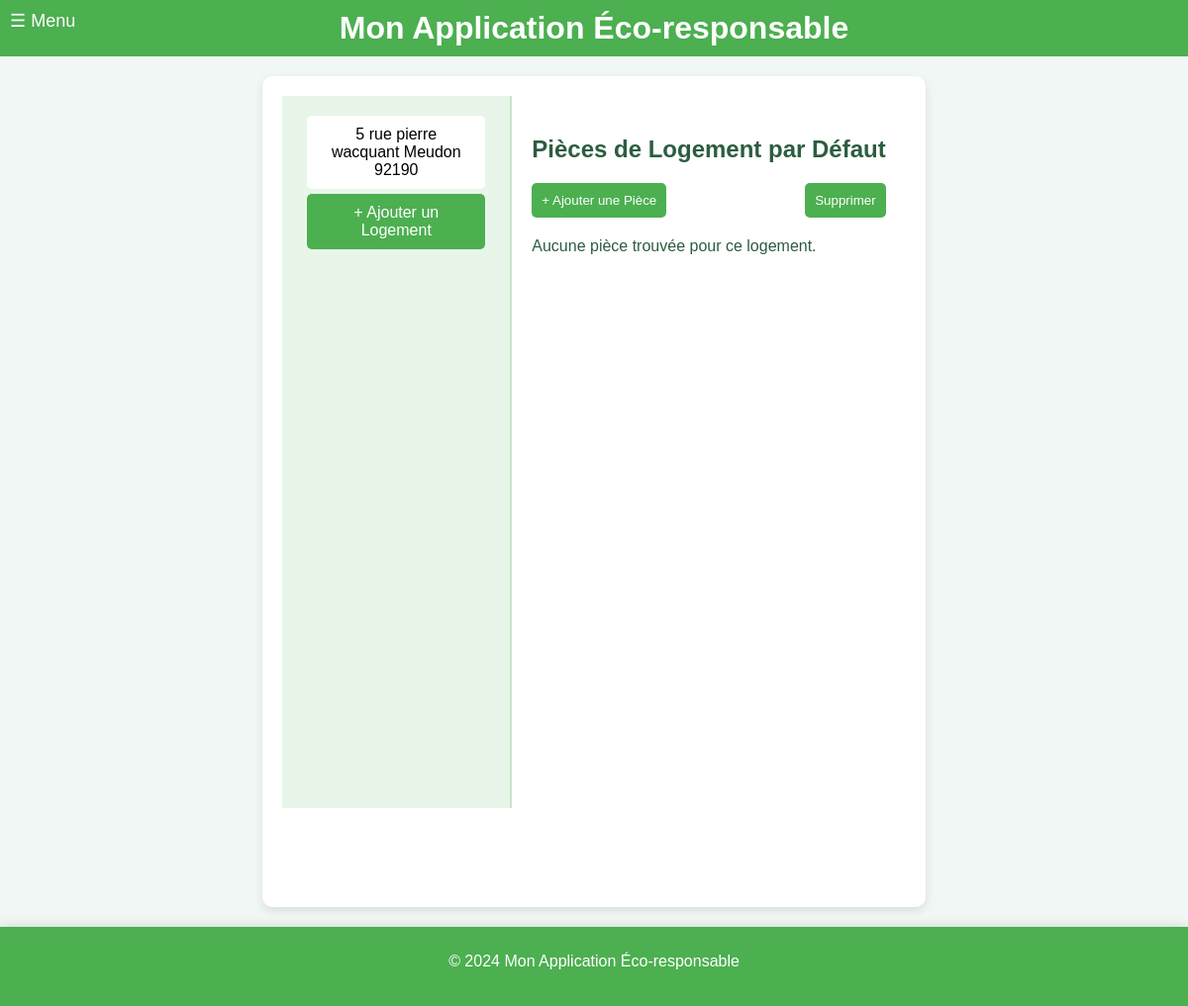
Before: /rooms/2 with the older database file.
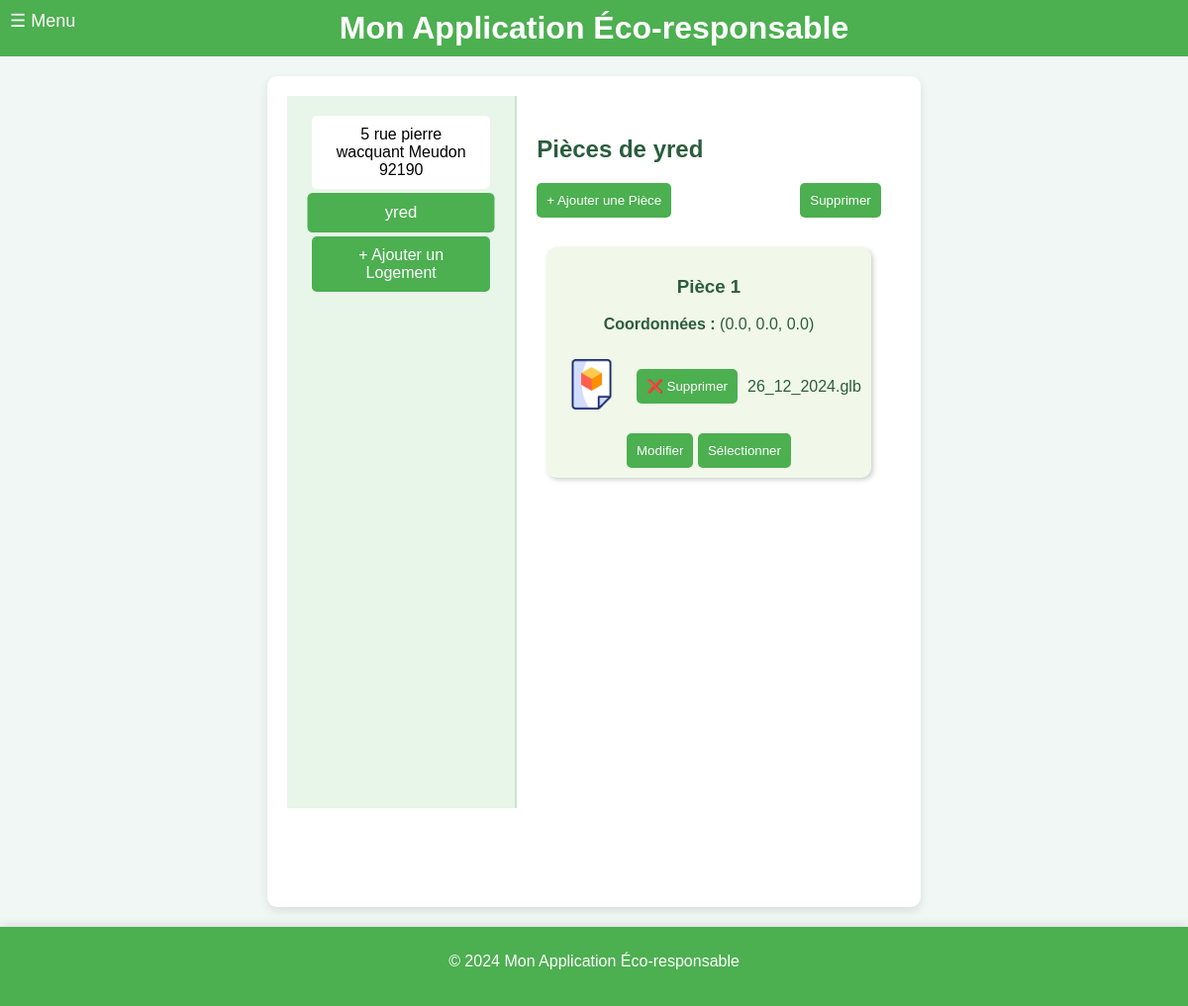
After: the same page with the newer database file.
### tables this page shows
CREATE TABLE Housing (
housing_id INTEGER PRIMARY KEY, -- Identifiant unique pour chaque logement
address VARCHAR(255), -- Adresse du logement
phone_number VARCHAR(20), -- NumÃ©ro de contact pour le logement
ip_address VARCHAR(15), -- Adresse IP associÃ©e au logement
insert_date TIMESTAMP DEFAULT CURRENT_TIMESTAMP -- Horodatage de l'ajout de l'enregistrement
);

CREATE TABLE Room (
    room_id INTEGER PRIMARY KEY, 
    housing_id INTEGER,
    name VARCHAR(100),
    x FLOAT,
    y FLOAT,
    z FLOAT,
    gltf_model VARCHAR(100) DEFAULT NULL,  -- Fix here: Comma instead of semicolon
    FOREIGN KEY (housing_id) REFERENCES Housing(housing_id)
);

### main.py (the view)
@app.get("/rooms/{housing_id}", response_class=HTMLResponse)
def get_rooms_for_housing(request: Request, housing_id: int):
    conn = get_db_connection()
    logements = conn.execute("SELECT housing_id, address FROM Housing").fetchall()
    rooms = conn.execute("SELECT * FROM Room WHERE housing_id = ?", (housing_id,)).fetchall()
    logement_address = next((logement["address"] for logement in logements if logement["housing_id"] == housing_id), "Logement par Défaut")
    conn.close()
    logements_list = [dict(logement) for logement in logements]
    rooms_list = [dict(room) for room in rooms]
    return templates.TemplateResponse("rooms.html", {
        "request": request,
        "logements": logements_list,
        "rooms": rooms_list,
        "selected_id": housing_id,
        "selected_logement_address": logement_address
    })

### templates/rooms.html (shortened to what this page needs)
{% extends "layout.html" %}
{% block content %}
<div class="container">
    <div class="menu">
        {% for logement in logements %}
        <div class="menu-item {% if selected_id == logement.housing_id %}active{% endif %}"
            onclick="location.href='/rooms/{{ logement.housing_id }}'">
            {{ logement.address }}
        </div>
        {% endfor %}
        <div class="menu-item" style="background-color: #4caf50; color: white;"
            onclick="location.href='http://localhost:8000/logements'">
            + Ajouter un Logement
        </div>
    </div>
    <div class="content">
        <h2>Pièces de {{ selected_logement_address or 'Logement par Défaut' }}</h2>
        <div class="actions">
            <button class="btn" onclick="openAddModal()">+ Ajouter une Pièce</button>
            <button class="btn" onclick="deleteSelected()">Supprimer</button>
        </div>
        {% if rooms %}
        {% for room in rooms %}
        <div class="tile" id="tile-{{ room.room_id }}">
            <h3>{{ room.name }}</h3>
            <p><strong>Coordonnées :</strong> ({{ room.x }}, {{ room.y }}, {{ room.z }})</p>
            <div style="margin-top: 10px; display: flex; align-items: center; gap: 10px;">
                <label id="file-label-{{ room.room_id }}" for="gltf-upload-{{ room.room_id }}"
                    class="custom-file-upload btn" {% if room.gltf_model %}style="background-color: transparent;" {%
                    endif %}>
                    <div class="file-icon-container">
                        <img src="/static/icons/3d-file-static.png" alt="3D Static" class="file-icon static-img">
                    </div>
                </label>
                <button id="delete-btn-{{ room.room_id }}" class="btn"  onclick="deleteFile('{{ room.room_id }}')">
                    ❌ Supprimer
                </button>
                <span id="file-name-{{ room.room_id }}">
                    {% if room.gltf_model %} {{ room.gltf_model.split('/')[-1] }} {% else %} Aucun fichier choisi {%
                    endif %}
                </span>
            </div>
            <div style="margin-top: 10px;">
                <button class="btn"
                    onclick="openEditModal('{{ room.room_id }}', '{{ room.name }}', '{{ room.x }}', '{{ room.y }}', '{{ room.z }}')">
                    Modifier
                </button>
                <button class="btn" onclick="toggleSelection('{{ room.room_id }}')">Sélectionner</button>
            </div>
        </div>
        {% endfor %}
        {% else %}
        <p>Aucune pièce trouvée pour ce logement.</p>
        {% endif %}
    </div>
</div>
{% endblock %}

Changed rows visible on the page:
added Housing: address "yred"
added Room: name "Pièce 1", x "0.0", y "0.0", z "0.0", gltf_model "26_12_2024.glb"
Other visible differences:
{{ selected_logement_address or 'Logement par Défaut' }}: "Logement par Défaut" → (not shown)
text no longer shown: "Aucune pièce trouvée pour ce logement."
